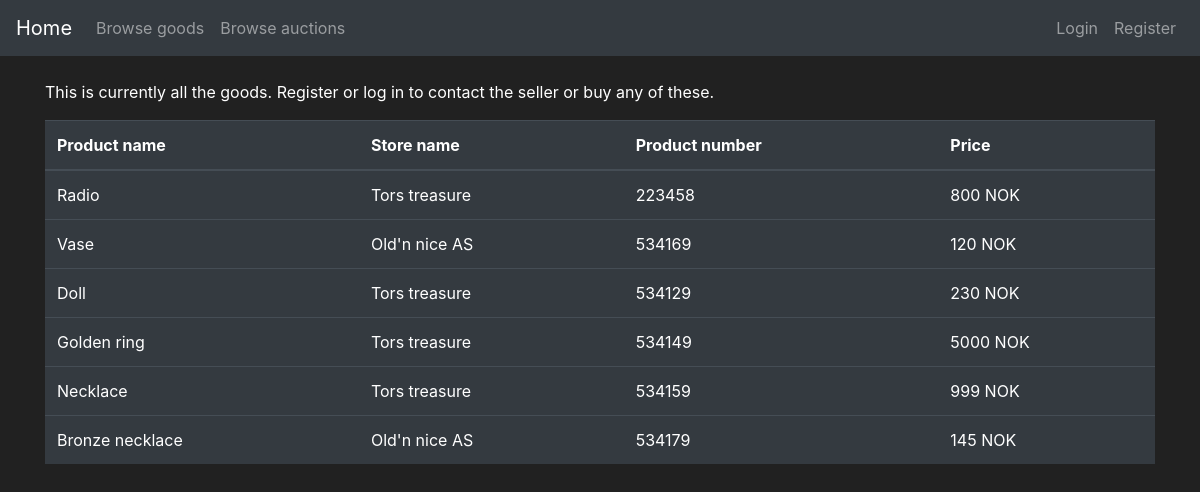
The app's page /store with its own data.
### app_flask/models.py (models this page shows, shortened)
class Goods(db.Model):
    id = db.Column(db.Integer, primary_key=True)
    name = db.Column(db.String(30), nullable=False)
    description = db.Column(db.String(70), unique=False, nullable=False)
    price = db.Column(db.Integer, unique=False, nullable=False)
    product_number = db.Column(db.String(length=6), nullable=False, unique=True)
    goods_type = db.Column(db.Boolean(), nullable=False, default=False)
    date_created = db.Column(db.DateTime(), default=datetime.utcnow)
    user_owner = db.Column(db.Integer(), db.ForeignKey('user.id'))
    store_owner = db.Column(db.Integer(), db.ForeignKey('store.id'))

class Store(db.Model):
    id = db.Column(db.Integer(), primary_key=True)
    store_name = db.Column(db.String(length=30), nullable=False, unique=True)
    street_address = db.Column(db.String(length=40), nullable=False)
    street_number = db.Column(db.Integer(), nullable=False)
    postal_code = db.Column(db.Integer(), nullable=False)
    province = db.Column(db.String(length=50), nullable=False)
    store_email = db.Column(db.String(length=50), nullable=False, unique=True)
    store_phone = db.Column(db.Integer(), nullable=False)
    date_created = db.Column(db.DateTime(), default=datetime.utcnow)
    user_owner = db.Column(db.Integer(), db.ForeignKey('user.id'))
    goods = db.relationship('Goods', backref='owned_store', lazy=True)

### app_flask/main/routes.py (the view, shortened to what this page needs)
@bp.route("/store", methods=["POST", "GET"])
def store_page():
    buy_form = BuyGoodsForm()
    if buy_form.errors != {}:  # This happens if the users do somthing wrong when creating a user
        for err_message in buy_form.errors.values():
            flash(f"Error creating store: {err_message}")
    if request.method == "GET":
        items = db.session.query(Goods, Store).filter(and_(Store.id == Goods.store_owner, Goods.goods_type == 0)).all()
        return render_template("store.html", items=items, buy_form=buy_form)

### app_flask/templates/store.html (shortened to what this page needs)
{% extends 'base.html' %}
{% block content %}
<div class="container">
    <br>
    {% if current_user.is_authenticated and current_user.profile_type==1 %}
        <table class="table table-hover table-dark">
            <thead>
                <tr>
                    <th scope="col">Product name</th>
                    <th scope="col">Store owner</th>
                    <th scope="col">Product number</th>
                    <th scope="col">Price</th>
                    <th scope="col">Options</th>
                </tr>
            </thead>
            <tbody>
                {% for item, store in items %}
                {% include 'include/goods_modals.html' %}
                {% if store.user_owner==current_user.id %}
                <tr>
                    <td>{{item.name}}</td>
                    <td>{{store.store_name}}</td>
                    <td>{{item.product_number}}</td>
                    <td>{{item.price}} NOK</td>
                    <td>
                        <button class="btn btn-outline btn-info" data-toggle="modal" data-target="#Modal-MoreInfo-{{ item.id }}">More Info</button>
                    </td>
                </tr>
                {% else %}
                <tr>
                    <td>{{item.name}}</td>
                    <td>{{store.store_name}}</td>
                    <td>{{item.product_number}}</td>
                    <td>{{item.price}} NOK</td>
                    <td>
                        <button class="btn btn-outline btn-info" data-toggle="modal" data-target="#Modal-MoreInfo-{{ item.id }}">More Info</button>
                        <button class="btn btn-outline btn-success" data-toggle="modal" data-target="#Modal-PurchaseConfirm-{{ item.id }}" >Purchase</button>
                    </td>
                    <td> </td>
                </tr>
                {% endif %}
                {% endfor %}
            </tbody>
        </table>
    {% else%}
    <p>This is currently all the goods. Register or log in to contact the seller or buy any of these.</p>
        <table class="table table-hover table-dark">
            <thead>
                <tr>
                    <th scope="col">Product name</th>
                    <th scope="col">Store name</th>
                    <th scope="col">Product number</th>
                    <th scope="col">Price</th>
                </tr>
            </thead>
            <tbody>
                {% for item, store in items %}
                <tr>
                    <td>{{item.name}}</td>
                    <td>{{store.store_name}}</td>
                    <td>{{item.product_number}}</td>
                    <td>{{item.price}} NOK</td>
                </tr>
                {% endfor %}
            </tbody>
        </table>
    {% endif %}
</div>
{% endblock %}

### app_flask/templates/base.html (style rules this page uses)
body { color: white; background-color: #212121; }

### records on screen
Goods: name "Radio", store_name "Tors treasure", product_number "223458", price "800"
Goods: name "Vase", store_name "Old'n nice AS", product_number "534169", price "120"
Goods: name "Doll", store_name "Tors treasure", product_number "534129", price "230"
Goods: name "Golden ring", store_name "Tors treasure", product_number "534149", price "5000"
Goods: name "Necklace", store_name "Tors treasure", product_number "534159", price "999"
Goods: name "Bronze necklace", store_name "Old'n nice AS", product_number "534179", price "145"
